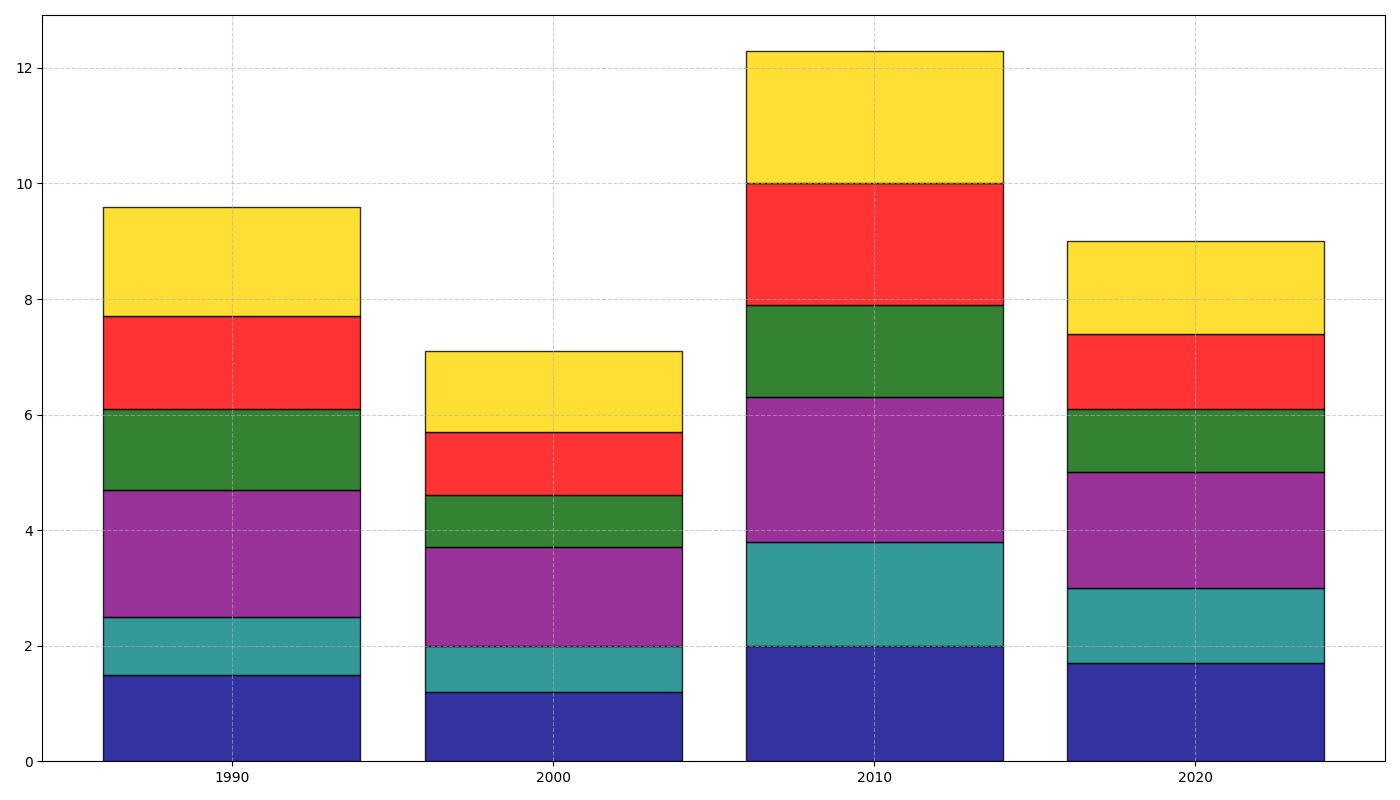

Python code for this plot:
import matplotlib.pyplot as plt
import numpy as np

cities = ['Lunaris', 'Selene', 'Aurora', 'Eldoria', 'Nyx', 'Solara']
years = ['1990', '2000', '2010', '2020']

population_data = {
    'Lunaris': [1.5, 1.2, 2.0, 1.7],
    'Selene': [1.0, 0.8, 1.8, 1.3],
    'Aurora': [2.2, 1.7, 2.5, 2.0],
    'Eldoria': [1.4, 0.9, 1.6, 1.1],
    'Nyx': [1.6, 1.1, 2.1, 1.3],
    'Solara': [1.9, 1.4, 2.3, 1.6],
}

colors = ['darkblue', 'teal', 'purple', 'darkgreen', 'red', 'gold']

fig, ax = plt.subplots(figsize=(14, 8))

bottom = np.zeros(len(years))

for i, city in enumerate(cities):
    plt.bar(
        years,
        population_data[city],
        bottom=bottom,
        color=colors[i],
        edgecolor='black',
        alpha=0.8
    )
    bottom += np.array(population_data[city])

ax.grid(True, linestyle='--', alpha=0.6)
plt.tight_layout()
plt.show()
